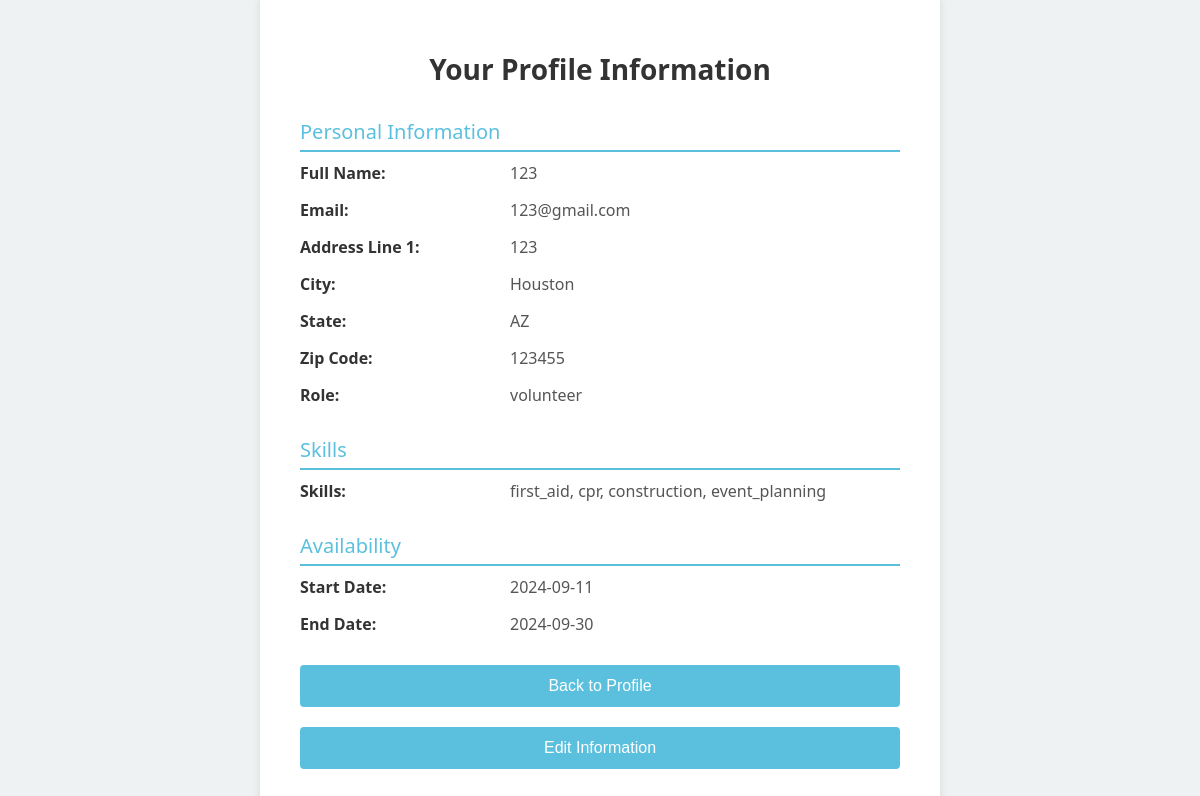
/show_profile_info (signed in), run on an earlier commit of the app's database.
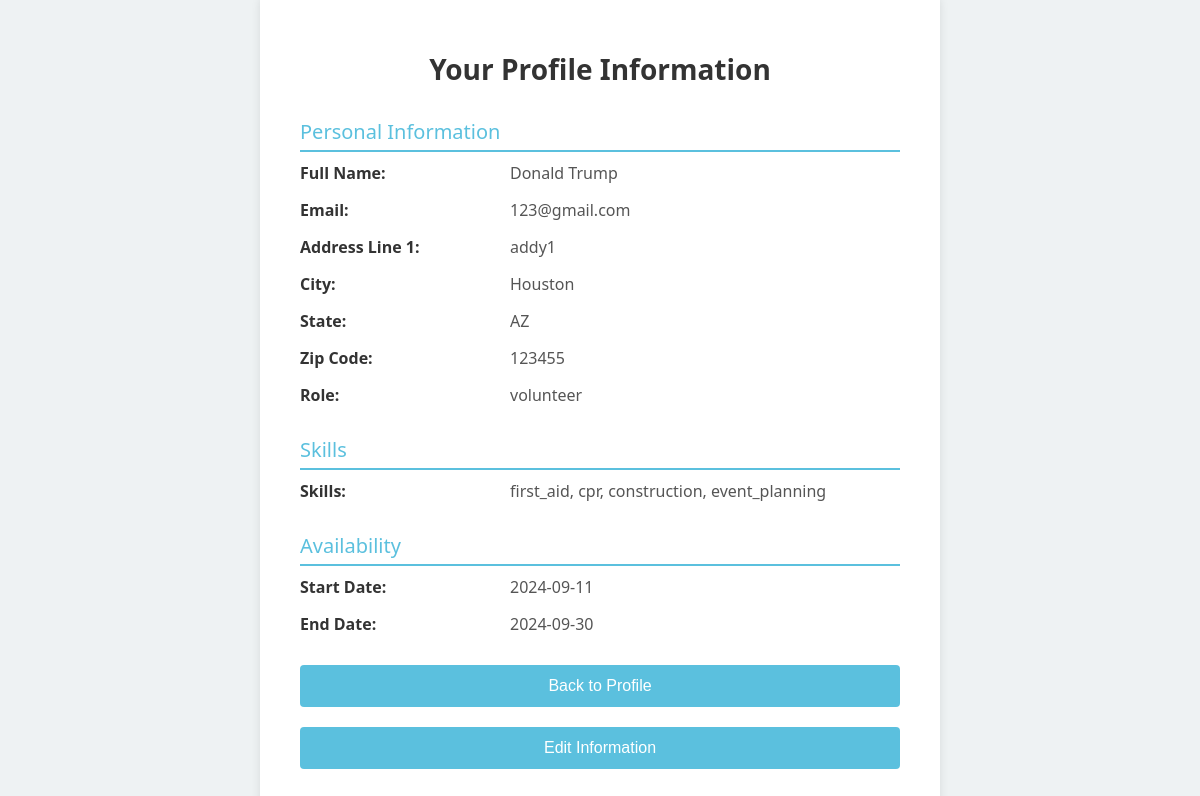
And on a later commit of the database.
### tables this page shows
CREATE TABLE "Users" (
    id INTEGER PRIMARY KEY AUTOINCREMENT,
    email TEXT NOT NULL UNIQUE,
    password TEXT NOT NULL,
    full_name TEXT,
    address_1 TEXT,
    address_2 TEXT,
    city TEXT,
    state TEXT,
    zip_code TEXT,
    role TEXT CHECK(role IN ('volunteer', 'admin')) DEFAULT 'volunteer',
    skills TEXT,  -- Ensure skills is set as TEXT
    availability_start DATE,
    availability_end DATE
);

### server.py (the view)
@app.route('/show_profile_info')
def show_profile_info():
    if 'user_id' not in session:
        return redirect(url_for('splash_screen'))
    user_query = "SELECT * FROM Users WHERE id = :user_id"
    user_df = pd.read_sql(user_query, engine, params={'user_id': session['user_id']})
    if user_df.empty:
        return "User not found."
    user = user_df.iloc[0].to_dict()
    user['skills'] = user.get('skills', '')
    user['skills'] = user['skills'].split(',') if user['skills'] else []
    user['availability_start'] = user.get('availability_start', '') if pd.notna(user.get('availability_start')) else None
    user['availability_end'] = user.get('availability_end', '') if pd.notna(user.get('availability_end')) else None
    return render_template('profile_info.html', user=user)

### templates/profile_info.html (shortened to what this page needs)
<!DOCTYPE html>
<html lang="en">
<head>
</head>
<body>
    <div class="profile-container">
        <h1>Your Profile Information</h1>
        <div class="section-title">Personal Information</div>
        <div class="profile-details">
            <p><strong>Full Name:</strong></p>
            <p>{{ user['full_name'] }}</p>
            <p><strong>Email:</strong></p>
            <p>{{ user['email'] }}</p>
            <p><strong>Address Line 1:</strong></p>
            <p>{{ user['address_1'] }}</p>
            <p><strong>City:</strong></p>
            <p>{{ user['city'] }}</p>
            <p><strong>State:</strong></p>
            <p>{{ user['state'] }}</p>
            <p><strong>Zip Code:</strong></p>
            <p>{{ user['zip_code'] }}</p>
            <p><strong>Role:</strong></p>
            <p>{{ user['role'] }}</p>
        </div>
        <div class="section-title">Skills</div>
        <div class="profile-details">
            <p><strong>Skills:</strong></p>
            {% if user['skills'] %}
                <p>{{ ', '.join(user['skills']) }}</p>
            {% else %}
                <p>No skills provided</p>
            {% endif %}
        </div>
        <div class="section-title">Availability</div>
        <div class="profile-details">
            <p><strong>Start Date:</strong></p>
            <p>{{ user['availability_start'] if user['availability_start'] else 'Not set' }}</p>
            <p><strong>End Date:</strong></p>
            <p>{{ user['availability_end'] if user['availability_end'] else 'Not set' }}</p>
        </div>
        <div class="back-button">
            {% if user['role'] == 'admin' %}
                <form action="{{ url_for('admin_profile') }}">
            {% else %}
                <form action="{{ url_for('volunteer_profile') }}">
            {% endif %}
                <button type="submit">Back to Profile</button>
            </form>
        </div>
        <div class="back-button">
            <form action="{{ url_for('edit_profile') }}">
                <button type="submit">Edit Information</button>
            </form>
        </div>
    </div>
</body>
</html>

### templates/profile_info.html (style rules this page uses)
body { font-family: 'Segoe UI', Tahoma, Geneva, Verdana, sans-serif; background-color: #eef2f3; display: flex; justify-content: center; align-items: center; height: 100vh; margin: 0; }
.profile-container { background-color: #fff; padding: 40px; border-radius: 10px; width: 600px; max-width: 100%; box-shadow: 0 4px 10px rgba(0, 0, 0, 0.1); }
.profile-container h1 { margin-bottom: 30px; font-size: 28px; color: #333; text-align: center; }
.profile-details { display: grid; grid-template-columns: 1fr 2fr; gap: 15px; margin-bottom: 30px; }
.profile-details p { font-size: 16px; color: #555; margin: 0; }
.profile-details p strong { font-weight: bold; color: #333; }
.section-title { margin-top: 30px; margin-bottom: 10px; font-size: 20px; color: #5bc0de; text-align: left; border-bottom: 2px solid #5bc0de; padding-bottom: 5px; }
.back-button { margin-top: 20px; text-align: center; }
.back-button button { padding: 12px; background-color: #5bc0de; border: none; border-radius: 4px; color: #fff; font-size: 16px; cursor: pointer; width: 100%; }

What changed in the data, as far as the page shows it:
changed Users "123@gmail.com": full_name "123" → "Donald Trump"; address_1 "123" → "addy1"
